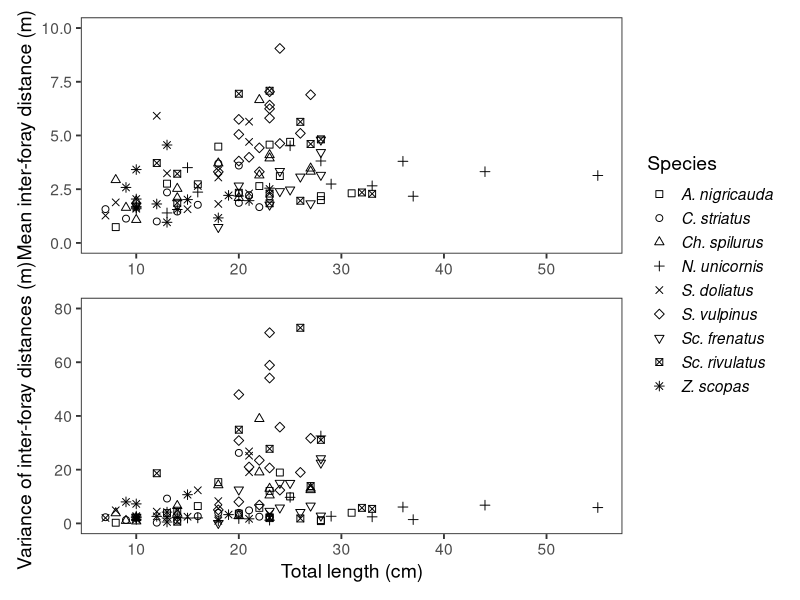

Generate this figure with R:
###########################################
#
# Supplementary Figures
# Author: Cher Chow
# Updated: Mar 18, 2021
#
###########################################

getwd()
require(tidyverse) # for ggplot, stringr, dplyr
require(patchwork) # for multiple panels
dt <- read.table('src/R-data_Lizard_ellipse_Area.txt', header=T) # read in data

View(dt)
# Prettier species names for plotting
species <- as.vector(rep('', length(unique(dt$Species))))
unique(dt$Species)
species <- c(
  'Sc. rivulatus',
  'S. doliatus',
  'A. nigricauda', 
  'Sc. frenatus', 
  'Ch. spilurus', # updated taxonomy split Sc. sordidus into two species
  'N. unicornis',
  'C. striatus',
  'S. vulpinus',
  'Z. scopas'
)
names(species) <- unique(dt$Species)
dt$SpLong <- dt$Species # make a duplicate of the row for replacement
dt$SpLong <- str_replace_all(dt$SpLong, species) # replace

SizeIntFor <- ggplot(data=dt, aes(x=Size, y=IntFor)) +
  geom_point(aes(shape=SpLong), size=2) +
  scale_shape_manual(values=c(0:8,10), name='Species') +
  labs(x=NULL, y='Mean inter-foray distance (m)') +
  scale_y_continuous(limits=c(0,10)) +
  theme_bw(base_size=14) +
  theme(panel.grid=element_blank(), legend.text = element_text(face='italic'))

SizeVarInt <- ggplot(data=dt, aes(x=Size, y=VarInt)) +
  geom_point(aes(shape=SpLong), size=2) +
  scale_shape_manual(values=c(0:8,10), name='Species') +
  labs(x='Total length (cm)', y='Variance of inter-foray distances (m)') +
  scale_y_continuous(limits=c(0,80)) +
  theme_bw(base_size=14) +
  theme(panel.grid=element_blank(), legend.text = element_text(face='italic'))

fig1_SizeInt <- SizeIntFor / SizeVarInt + plot_layout(guides='collect')
fig1_SizeInt



